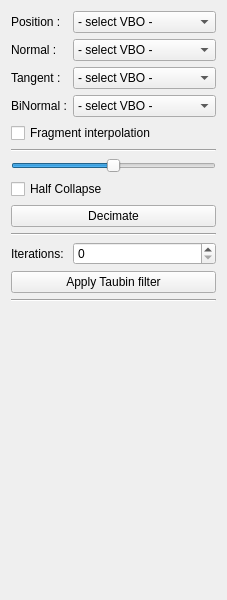
<?xml version="1.0" encoding="UTF-8"?>
<ui version="4.0">
 <class>Surface_Radiance_TabWidget</class>
 <widget class="QWidget" name="Surface_Radiance_TabWidget">
  <property name="geometry">
   <rect>
    <x>0</x>
    <y>0</y>
    <width>227</width>
    <height>600</height>
   </rect>
  </property>
  <property name="windowTitle">
   <string>Form</string>
  </property>
  <layout class="QGridLayout" name="gridLayout">
   <item row="9" column="0" colspan="2">
    <widget class="Line" name="line_2">
     <property name="orientation">
      <enum>Qt::Horizontal</enum>
     </property>
    </widget>
   </item>
   <item row="0" column="0">
    <widget class="QLabel" name="label_2">
     <property name="text">
      <string>Position :</string>
     </property>
    </widget>
   </item>
   <item row="0" column="1">
    <widget class="QComboBox" name="combo_positionVBO">
     <property name="sizePolicy">
      <sizepolicy hsizetype="Expanding" vsizetype="Fixed">
       <horstretch>0</horstretch>
       <verstretch>0</verstretch>
      </sizepolicy>
     </property>
     <item>
      <property name="text">
       <string>- select VBO -</string>
      </property>
     </item>
    </widget>
   </item>
   <item row="1" column="0">
    <widget class="QLabel" name="label_3">
     <property name="text">
      <string>Normal :</string>
     </property>
    </widget>
   </item>
   <item row="1" column="1">
    <widget class="QComboBox" name="combo_normalVBO">
     <property name="sizePolicy">
      <sizepolicy hsizetype="Expanding" vsizetype="Fixed">
       <horstretch>0</horstretch>
       <verstretch>0</verstretch>
      </sizepolicy>
     </property>
     <item>
      <property name="text">
       <string>- select VBO -</string>
      </property>
     </item>
    </widget>
   </item>
   <item row="2" column="0">
    <widget class="QLabel" name="label_4">
     <property name="text">
      <string>Tangent :</string>
     </property>
    </widget>
   </item>
   <item row="3" column="0">
    <widget class="QLabel" name="label_5">
     <property name="text">
      <string>BiNormal :</string>
     </property>
    </widget>
   </item>
   <item row="2" column="1">
    <widget class="QComboBox" name="combo_tangentVBO">
     <property name="sizePolicy">
      <sizepolicy hsizetype="Expanding" vsizetype="Fixed">
       <horstretch>0</horstretch>
       <verstretch>0</verstretch>
      </sizepolicy>
     </property>
     <item>
      <property name="text">
       <string>- select VBO -</string>
      </property>
     </item>
    </widget>
   </item>
   <item row="4" column="0" colspan="2">
    <widget class="QCheckBox" name="checkbox_fragInterp">
     <property name="text">
      <string>Fragment interpolation</string>
     </property>
    </widget>
   </item>
   <item row="3" column="1">
    <widget class="QComboBox" name="combo_binormalVBO">
     <property name="sizePolicy">
      <sizepolicy hsizetype="Expanding" vsizetype="Fixed">
       <horstretch>0</horstretch>
       <verstretch>0</verstretch>
      </sizepolicy>
     </property>
     <item>
      <property name="text">
       <string>- select VBO -</string>
      </property>
     </item>
    </widget>
   </item>
   <item row="7" column="0" colspan="2">
    <widget class="QCheckBox" name="checkbox_halfCollapse">
     <property name="text">
      <string>Half Collapse</string>
     </property>
    </widget>
   </item>
   <item row="8" column="0" colspan="2">
    <widget class="QPushButton" name="button_decimate">
     <property name="text">
      <string>Decimate</string>
     </property>
    </widget>
   </item>
   <item row="6" column="0" colspan="2">
    <widget class="QSlider" name="slider_decimationGoal">
     <property name="maximum">
      <number>100</number>
     </property>
     <property name="value">
      <number>50</number>
     </property>
     <property name="orientation">
      <enum>Qt::Horizontal</enum>
     </property>
    </widget>
   </item>
   <item row="13" column="1">
    <spacer name="verticalSpacer">
     <property name="orientation">
      <enum>Qt::Vertical</enum>
     </property>
     <property name="sizeHint" stdset="0">
      <size>
       <width>20</width>
       <height>40</height>
      </size>
     </property>
    </spacer>
   </item>
   <item row="11" column="0" colspan="2">
    <widget class="QPushButton" name="button_taubinFilter">
     <property name="text">
      <string>Apply Taubin filter</string>
     </property>
    </widget>
   </item>
   <item row="5" column="0" colspan="2">
    <widget class="Line" name="line">
     <property name="orientation">
      <enum>Qt::Horizontal</enum>
     </property>
    </widget>
   </item>
   <item row="10" column="1">
    <widget class="QSpinBox" name="spin_taubinIterations">
     <property name="minimum">
      <number>0</number>
     </property>
     <property name="maximum">
      <number>100</number>
     </property>
     <property name="value">
      <number>0</number>
     </property>
    </widget>
   </item>
   <item row="10" column="0">
    <widget class="QLabel" name="label">
     <property name="text">
      <string>Iterations:</string>
     </property>
    </widget>
   </item>
   <item row="12" column="0" colspan="2">
    <widget class="Line" name="line_3">
     <property name="orientation">
      <enum>Qt::Horizontal</enum>
     </property>
    </widget>
   </item>
  </layout>
 </widget>
 <resources/>
 <connections/>
</ui>
